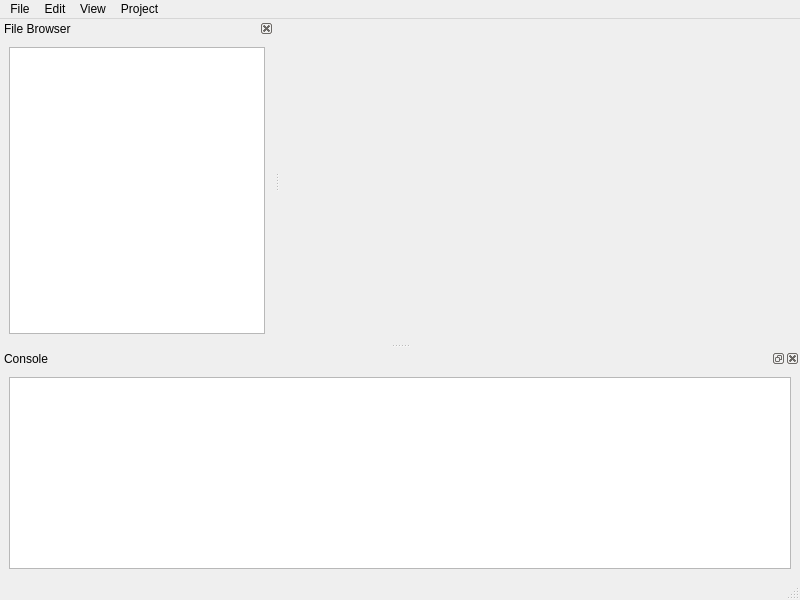
<?xml version="1.0" encoding="UTF-8"?>
<ui version="4.0">
 <class>MainWindow</class>
 <widget class="QMainWindow" name="MainWindow">
  <property name="geometry">
   <rect>
    <x>0</x>
    <y>0</y>
    <width>800</width>
    <height>600</height>
   </rect>
  </property>
  <property name="windowTitle">
   <string>MainWindow</string>
  </property>
  <widget class="QWidget" name="centralwidget"/>
  <widget class="QMenuBar" name="menubar">
   <property name="geometry">
    <rect>
     <x>0</x>
     <y>0</y>
     <width>800</width>
     <height>21</height>
    </rect>
   </property>
   <widget class="QMenu" name="menuFile">
    <property name="title">
     <string>File</string>
    </property>
    <addaction name="actionNew"/>
    <addaction name="actionOpen"/>
    <addaction name="separator"/>
    <addaction name="actionRevert_to_Saved"/>
    <addaction name="actionDiff_to_Saved"/>
    <addaction name="separator"/>
    <addaction name="actionSave"/>
    <addaction name="actionSave_As"/>
    <addaction name="separator"/>
    <addaction name="actionClose"/>
    <addaction name="actionClose_Others"/>
    <addaction name="separator"/>
    <addaction name="actionExit"/>
   </widget>
   <widget class="QMenu" name="menuEdit">
    <property name="title">
     <string>Edit</string>
    </property>
    <addaction name="actionUndo"/>
    <addaction name="actionRedo"/>
    <addaction name="separator"/>
    <addaction name="actionCut"/>
    <addaction name="actionCopy"/>
    <addaction name="actionPaste"/>
    <addaction name="actionDelete"/>
    <addaction name="separator"/>
    <addaction name="actionSelect_All"/>
   </widget>
   <widget class="QMenu" name="menuView">
    <property name="title">
     <string>View</string>
    </property>
    <addaction name="actionShow_File_Manager"/>
   </widget>
   <widget class="QMenu" name="menuProject">
    <property name="title">
     <string>Project</string>
    </property>
    <addaction name="actionConfigureProject"/>
    <addaction name="actionOpen_Resource"/>
    <addaction name="actionBuild_Run"/>
   </widget>
   <addaction name="menuFile"/>
   <addaction name="menuEdit"/>
   <addaction name="menuView"/>
   <addaction name="menuProject"/>
  </widget>
  <widget class="QStatusBar" name="statusbar"/>
  <widget class="QDockWidget" name="fileTree">
   <property name="features">
    <set>QDockWidget::DockWidgetClosable</set>
   </property>
   <property name="allowedAreas">
    <set>Qt::LeftDockWidgetArea</set>
   </property>
   <property name="windowTitle">
    <string>File Browser</string>
   </property>
   <attribute name="dockWidgetArea">
    <number>1</number>
   </attribute>
   <widget class="QWidget" name="dockWidgetContents">
    <layout class="QVBoxLayout" name="verticalLayout">
     <item>
      <widget class="QTreeView" name="fileView"/>
     </item>
    </layout>
   </widget>
  </widget>
  <widget class="QDockWidget" name="console">
   <property name="windowTitle">
    <string>Console</string>
   </property>
   <attribute name="dockWidgetArea">
    <number>8</number>
   </attribute>
   <widget class="QWidget" name="dockWidgetContents_3">
    <layout class="QVBoxLayout" name="verticalLayout_2">
     <item>
      <widget class="QTextBrowser" name="consoleWindow"/>
     </item>
    </layout>
   </widget>
  </widget>
  <action name="actionNew">
   <property name="text">
    <string>New</string>
   </property>
   <property name="shortcut">
    <string>Ctrl+N</string>
   </property>
  </action>
  <action name="actionUndo">
   <property name="text">
    <string>Undo</string>
   </property>
   <property name="shortcut">
    <string>Ctrl+Z</string>
   </property>
  </action>
  <action name="actionRedo">
   <property name="text">
    <string>Redo</string>
   </property>
   <property name="shortcut">
    <string>Ctrl+Shift+Z</string>
   </property>
  </action>
  <action name="actionOpen">
   <property name="text">
    <string>Open...</string>
   </property>
   <property name="shortcut">
    <string>Ctrl+O</string>
   </property>
  </action>
  <action name="actionRevert_to_Saved">
   <property name="text">
    <string>Revert to Saved</string>
   </property>
  </action>
  <action name="actionDiff_to_Saved">
   <property name="text">
    <string>Diff to Saved...</string>
   </property>
  </action>
  <action name="actionSave">
   <property name="text">
    <string>Save</string>
   </property>
   <property name="shortcut">
    <string>Ctrl+S</string>
   </property>
  </action>
  <action name="actionSave_As">
   <property name="text">
    <string>Save As...</string>
   </property>
   <property name="shortcut">
    <string>Ctrl+Shift+S</string>
   </property>
  </action>
  <action name="actionClose">
   <property name="text">
    <string>Close</string>
   </property>
   <property name="shortcut">
    <string>Ctrl+F4</string>
   </property>
  </action>
  <action name="actionClose_Others">
   <property name="text">
    <string>Close Others</string>
   </property>
   <property name="shortcut">
    <string>Ctrl+Shift+F4</string>
   </property>
  </action>
  <action name="actionExit">
   <property name="text">
    <string>Exit</string>
   </property>
  </action>
  <action name="actionCut">
   <property name="text">
    <string>Cut</string>
   </property>
   <property name="shortcut">
    <string>Ctrl+X</string>
   </property>
  </action>
  <action name="actionCopy">
   <property name="text">
    <string>Copy</string>
   </property>
   <property name="shortcut">
    <string>Ctrl+C</string>
   </property>
  </action>
  <action name="actionPaste">
   <property name="text">
    <string>Paste</string>
   </property>
   <property name="shortcut">
    <string>Ctrl+V</string>
   </property>
  </action>
  <action name="actionDelete">
   <property name="text">
    <string>Delete</string>
   </property>
   <property name="shortcut">
    <string>Del</string>
   </property>
  </action>
  <action name="actionSelect_All">
   <property name="text">
    <string>Select All</string>
   </property>
  </action>
  <action name="actionShow_File_Manager">
   <property name="text">
    <string>Show File Manager</string>
   </property>
   <property name="shortcut">
    <string>F9</string>
   </property>
  </action>
  <action name="actionBuild_Run">
   <property name="text">
    <string>Build and Run</string>
   </property>
   <property name="shortcut">
    <string>Ctrl+Return</string>
   </property>
  </action>
  <action name="actionOpen_Resource">
   <property name="text">
    <string>Open Resource...</string>
   </property>
   <property name="shortcut">
    <string>Ctrl+R</string>
   </property>
  </action>
  <action name="actionConfigureProject">
   <property name="text">
    <string>Configure</string>
   </property>
  </action>
 </widget>
 <resources/>
 <connections/>
</ui>
